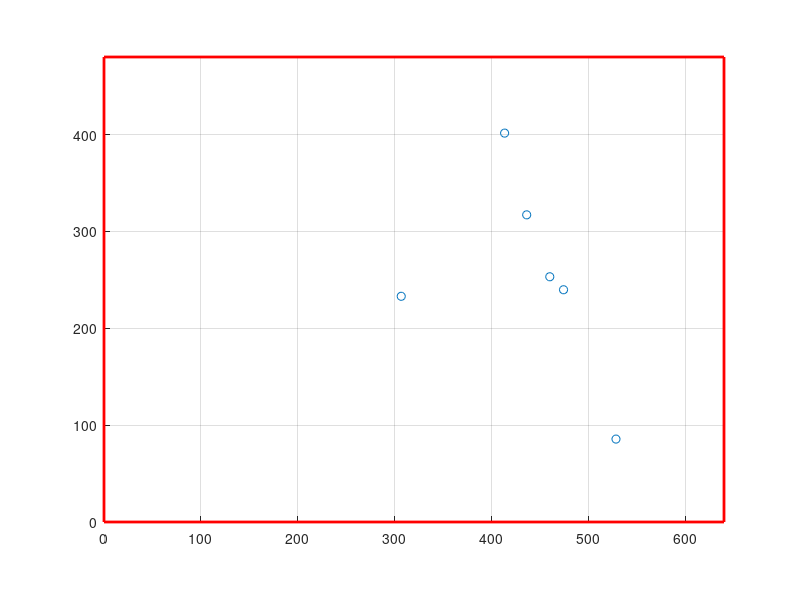

Write the MATLAB code that produced this figure. (Note: this script raises an error after producing the figure.)
% VP lab 2
% Daudt
% 10/03/16

clear all
close all
clc

%% Part 1

display('Part 1');

%% Step 1

au=557.0943; av=712.9824; u0=326.3819; v0=298.6679;
f=80;
Tx=100; Ty=0; Tz=1500;
Phix=0.8*pi/2; Phiy=-1.8*pi/2; Phix1=pi/5;  % Euler XYX1
sx = 640; sy = 480;% Image size:640x480
display('Intrisnic and extrisnic parameters set');

%% Step 2

T_int = [au 0 u0 0;0 av v0 0;0 0 1 0];
R1 = [1 0 0 0;0 cos(Phix) -sin(Phix) 0;0 sin(Phix) cos(Phix) 0;0 0 0 1];
R2 = [cos(Phiy) 0 sin(Phiy) 0;0 1 0 0;-sin(Phiy) 0 cos(Phiy) 0;0 0 0 1];
R3 = [1 0 0 0;0 cos(Phix1) -sin(Phix1) 0;0 sin(Phix1) cos(Phix1) 0;0 0 0 1];
T_ext = R1*R2*R3;
R = T_ext(1:3,1:3); % For part 10
translation = [Tx;Ty;Tz];
T_ext(1:3,4) = translation;
T = T_int*T_ext;
T = T/T(end,end);
display('Intrisnic and extrisnic transformation matrices calculated');

%% Step 3

num_points = 6;
points = 960*rand(3,num_points)-480;
points(4,:) = ones(1,num_points)
display('Random points generated');

%% Step 4

projections = T*points;
projections_sc = projections;
for i = 1:3
    projections_sc(i,:) = projections(i,:)./projections(3,:);
end
display('Projections calculated');

%% Step 5

figure;
scatter(projections_sc(1,:),projections_sc(2,:));
hold on;
plot([0 sx sx 0 0],[0 0 sy sy 0],'r','LineWidth',2);
axis([0 sx 0 sy],'equal');
grid on;
display('Projections displayed');

%% Step 6

A_hall = hall_cc(points,projections_sc);

%% Step 7

ratio_pure = A_hall./T

%% Step 8

projections_noisy = projections_sc;
for i = 1:num_points
    if rand() <= 0.95
        projections_noisy(:,i) = projections_noisy(:,i) + [(2*rand(2,1)-1);0];
    end
end

A_hall6 = hall_cc(points,projections_noisy);
ratio_noisy6 = A_hall6./T

noisy_projections = A_hall6*points;
noisy_projections_sc = noisy_projections./[noisy_projections(3,:);noisy_projections(3,:);noisy_projections(3,:)];
proj_diff6 = projections_sc - noisy_projections_sc;
dist6 = sqrt(proj_diff6(1,:).^2+proj_diff6(2,:).^2);
mean_diff6 = mean(dist6)

%% Step 9 - 10 points

% Step 3
num_points = 10;
points10 = 960*rand(3,num_points)-480;
points10(4,:) = ones(1,num_points);

% Step 4
projections10 = T*points10;
projections_sc10 = projections10;
for i = 1:3
    projections_sc10(i,:) = projections10(i,:)./projections10(3,:);
end

% Step 8
projections_noisy10 = projections_sc10;
for i = 1:num_points
    if rand() <= 0.95
        projections_noisy10(:,i) = projections_noisy10(:,i) + [(2*rand(2,1)-1);0];
    end
end

A_hall10 = hall_cc(points10,projections_noisy10);
ratio_noisy10 = A_hall10./T
noisy_projections = A_hall10*points10;
noisy_projections_sc10 = noisy_projections./[noisy_projections(3,:);noisy_projections(3,:);noisy_projections(3,:)];
proj_diff10 = projections_sc10 - noisy_projections_sc10;
dist10 = sqrt(proj_diff10(1,:).^2+proj_diff10(2,:).^2);
mean_diff10 = mean(dist10)

%% Step 9 - 50 points

% Step 3
num_points = 50;
points50 = 960*rand(3,num_points)-480;
points50(4,:) = ones(1,num_points);

% Step 4
projections50 = T*points50;
projections_sc50 = projections50;
for i = 1:3
    projections_sc50(i,:) = projections50(i,:)./projections50(3,:);
end

% Step 8
projections_noisy50 = projections_sc50;
for i = 1:num_points
    if rand() <= 0.95
        projections_noisy50(:,i) = projections_noisy50(:,i) + [(2*rand(2,1)-1);0];
    end
end

A_hall50 = hall_cc(points50,projections_noisy50);
ratio_noisy50 = A_hall50./T
noisy_projections = A_hall50*points50;
noisy_projections_sc50 = noisy_projections./[noisy_projections(3,:);noisy_projections(3,:);noisy_projections(3,:)];
proj_diff50 = projections_sc50 - noisy_projections_sc50;
dist50 = sqrt(proj_diff50(1,:).^2+proj_diff50(2,:).^2);
mean_diff50 = mean(dist50)

%% Step 9 - 200 points

% Step 3
num_points = 200;
points200 = 960*rand(3,num_points)-480;
points200(4,:) = ones(1,num_points);

% Step 4
projections200 = T*points200;
projections_sc200 = projections200;
for i = 1:3
    projections_sc200(i,:) = projections200(i,:)./projections200(3,:);
end

% Step 8
projections_noisy200 = projections_sc200;
for i = 1:num_points
    if rand() <= 0.95
        projections_noisy200(:,i) = projections_noisy200(:,i) + [(2*rand(2,1)-1);0];
    end
end

A_hall200 = hall_cc(points200,projections_noisy200);
ratio_noisy200 = A_hall200./T
noisy_projections = A_hall200*points200;
noisy_projections_sc200 = noisy_projections./[noisy_projections(3,:);noisy_projections(3,:);noisy_projections(3,:)];
proj_diff200 = projections_sc200 - noisy_projections_sc200;
dist200 = sqrt(proj_diff200(1,:).^2+proj_diff200(2,:).^2);
mean_diff200 = mean(dist200)


%% Part 2

display('Part 2');

%% Step 10

X = faugeras_cc(points,projections_sc);

intrinsics = faugeras_compute_intrinsics(X);
extrinsics = faugeras_compute_extrinsics(X);
faug_A = faugeras_compute_pm(X)

au_diff = au - intrinsics(1,1)
u0_diff = u0 - intrinsics(1,3)
av_diff = av - intrinsics(2,2)
v0_diff = v0 - intrinsics(2,3)

R_diff = extrinsics(1:3,1:3) - R
t_diff = norm(extrinsics(1:3,4) - translation)

%% Step 11 with [-1,1]

projections_noisy1 = projections_sc;
for i = 1:size(projections_sc,1)
    if rand() <= 0.95
        projections_noisy1(:,i) = projections_noisy1(:,i) + [(2*rand(2,1)-1);0];
    end
end

X1 = faugeras_cc(points,projections_noisy1);

intrinsics1 = faugeras_compute_intrinsics(X1);
extrinsics1 = faugeras_compute_extrinsics(X1);
faug_A1 = faugeras_compute_pm(X1)

au_diff1 = au - intrinsics1(1,1)
u0_diff1 = u0 - intrinsics1(1,3)
av_diff1 = av - intrinsics1(2,2)
v0_diff1 = v0 - intrinsics1(2,3)

R_diff1 = extrinsics1(1:3,1:3) - R
t_diff1 = norm(extrinsics1(1:3,4) - translation)

%% Step 11 with [-2,2]

projections_noisy2 = projections_sc;
for i = 1:size(projections_sc,1)
    if rand() <= 0.95
        projections_noisy2(:,i) = projections_noisy2(:,i) + [(4*rand(2,1)-2);0];
    end
end

X2 = faugeras_cc(points,projections_noisy2);

intrinsics2 = faugeras_compute_intrinsics(X2);
extrinsics2 = faugeras_compute_extrinsics(X2);
faug_A2 = faugeras_compute_pm(X2)

au_diff2 = au - intrinsics2(1,1)
u0_diff2 = u0 - intrinsics2(1,3)
av_diff2 = av - intrinsics2(2,2)
v0_diff2 = v0 - intrinsics2(2,3)

R_diff2 = extrinsics2(1:3,1:3) - R
t_diff2 = norm(extrinsics2(1:3,4) - translation)

%% Step 11 with [-3,3]

projections_noisy3 = projections_sc;
for i = 1:size(projections_sc,1)
    if rand() <= 0.95
        projections_noisy3(:,i) = projections_noisy3(:,i) + [(6*rand(2,1)-3);0];
    end
end

X3 = faugeras_cc(points,projections_noisy3);

intrinsics3 = faugeras_compute_intrinsics(X3);
extrinsics3 = faugeras_compute_extrinsics(X3);
faug_A3 = faugeras_compute_pm(X3)

au_diff3 = au - intrinsics3(1,1)
u0_diff3 = u0 - intrinsics3(1,3)
av_diff3 = av - intrinsics3(2,2)
v0_diff3 = v0 - intrinsics3(2,3)

R_diff3 = extrinsics3(1:3,1:3) - R
t_diff3 = norm(extrinsics3(1:3,4) - translation)

%% Part 3

display('Part 3');

%% Step 12

% Fix XYX1
% Fix points
% Fix Tx, Ty, Tz

% Camera axes on real world coordinates
xc = R(:,1);
yc = R(:,2);
zc = R(:,3);

% Find camera center with respect to world coordinate system
t = -R'*translation;

% Scatter plot points
figure;
scatter3(points(1,:),points(2,:),points(3,:),'gd','LineWidth',3);
hold on;
axis('equal');

%  Plot camera plane
corners = [];
corners = [corners px2world(0,0,f,au,u0,av,v0,R,t)];
corners = [corners px2world(sx,0,f,au,u0,av,v0,R,t)];
corners = [corners px2world(0,sy,f,au,u0,av,v0,R,t)];
corners = [corners px2world(sx,sy,f,au,u0,av,v0,R,t)];
surf(reshape(corners(1,:),[2 2]),reshape(corners(2,:),[2 2]),reshape(corners(3,:),[2 2]));

% Plot camera coordinate system
quiver3([t(1) t(1) t(1)]',[t(2) t(2) t(2)]',[t(3) t(3) t(3)]',xc,yc,zc,50);

% Scatter plot points on camera plane and lines from camera center to points
for i = 1:size(points,2)
    p = T*points(:,i);
    x = p(1)/p(3);
    y = p(2)/p(3);
    c = px2world(x,y,f,au,u0,av,v0,R,t);
    scatter3(c(1),c(2),c(3),'r','LineWidth',2);
    
    plot3([t(1) points(1,i)],[t(2) points(2,i)],[t(3) points(3,i)],'b');
end









